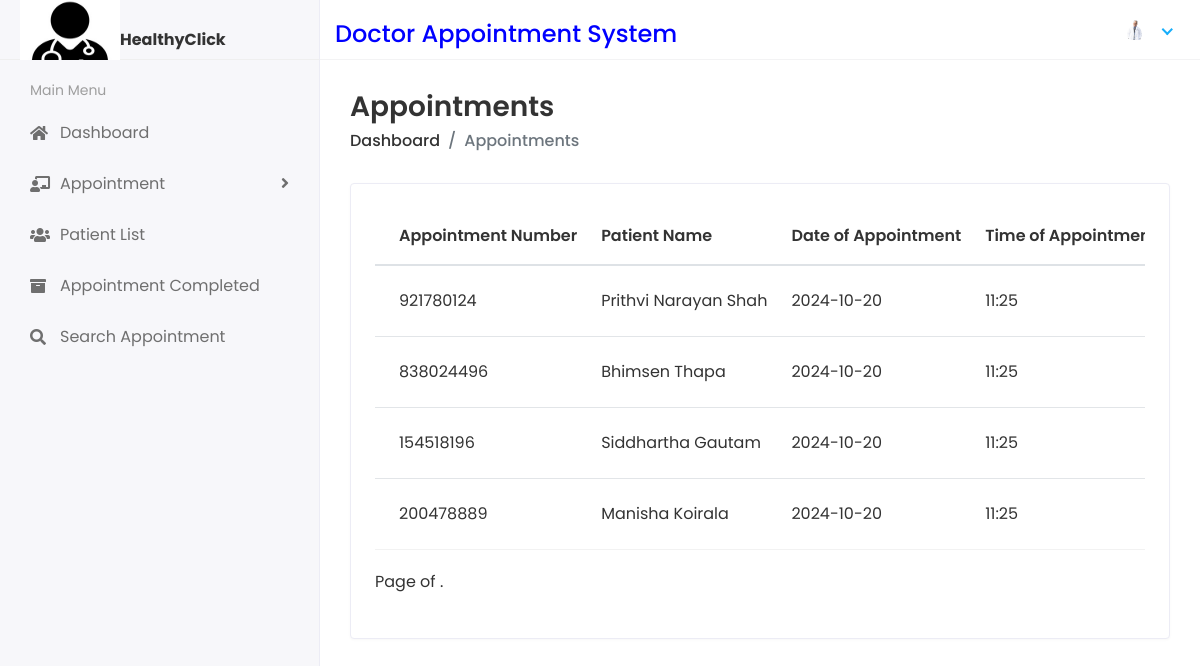
The app's page /DoctorPatientApprovedAppointment (signed in), older data.
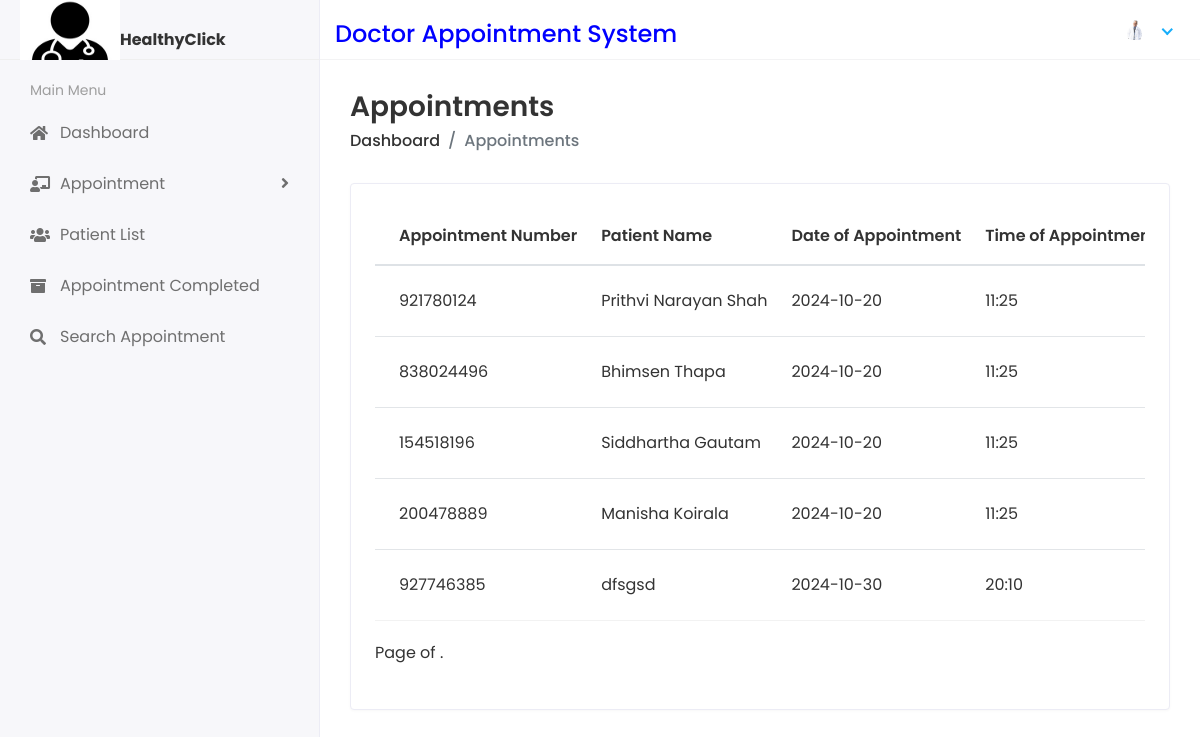
The same page, newer data.
### dasapp/models.py (models this page shows, shortened)
class Appointment(models.Model):
    appointmentnumber = models.IntegerField(default=0)
    fullname = models.CharField(max_length=250)
    mobilenumber = models.CharField(max_length=11)
    email = models.EmailField(max_length=100)
    date_of_appointment = models.CharField(max_length=250)
    time_of_appointment = models.CharField(max_length=250)
    doctor_id = models.ForeignKey(DoctorReg, on_delete=models.CASCADE)
    additional_msg = models.TextField(blank=True)
    remark = models.CharField(max_length=250, default=0)
    status = models.CharField(default=0, max_length=200)
    prescription = models.TextField(blank=True, default=0)
    recommendedtest = models.TextField(blank=True, default=0)
    created_at = models.DateTimeField(auto_now_add=True)
    updated_at = models.DateTimeField(auto_now=True)

### docappsystem/docviews.py (the view)
def Patient_Approved_Appointment(request):
    doctor_admin = request.user
    doctor_reg = DoctorReg.objects.get(admin=doctor_admin)
    patientdetails1 = Appointment.objects.filter(doctor_id=doctor_reg)
    paginator = Paginator(patientdetails1, 5)  # Show 5 appointments per page
    page = request.GET.get('page')
    try:
        patientdetails1_paginated = paginator.page(page)
    except PageNotAnInteger:
        patientdetails1_paginated = paginator.page(1)
    except EmptyPage:
        patientdetails1_paginated = paginator.page(paginator.num_pages)
    context = {
        'patientdetails1': patientdetails1_paginated,
    }
    return render(request, 'doc/patient_app_appointment.html', context)

### templates/doc/patient_app_appointment.html (shortened to what this page needs)
{% extends 'base.html' %}
{% block content %}
<div class="content container-fluid">
    <div class="page-header">
    <div class="row align-items-center">
    <div class="col">
    <h3 class="page-title">Appointments</h3>
    <ul class="breadcrumb">
    <li class="breadcrumb-item"><a href="{% url 'doctor_home' %}">Dashboard</a></li>
    <li class="breadcrumb-item active">Appointments</li>
    </ul>
    </div>
    </div>
    </div>
    <div class="row">
    <div class="col-sm-12">
    <div class="card card-table">
    <div class="card-body">
    <div class="table-responsive">
    <table class="table table-hover table-center mb-0 datatable">
    <thead>
    <tr>
    <th>Appointment Number</th>
    <th>Patient Name</th>
    <th>Date of Appointment</th>
    <th>Time of Appointment</th>
    </tr>
    </thead>
    <tbody>
        {% for i in patientdetails1 %}
    <tr>
    <td>{{i.appointmentnumber}}</td>
    <td>{{i.fullname}}</td>
    <td>{{i.date_of_appointment}}</td>
    <td>{{i.time_of_appointment}}</td>
    </tr> {% endfor %}
    </tbody>
    </table>
<div class="pagination" style="padding-top: 20px;padding-bottom: 20px;text-align: center;">
    <span class="step-links">
        <span class="current">
            Page {{ view_appointment.number }} of {{ view_appointment.paginator.num_pages }}.
        </span>
    </span>
</div>
    </div>
    </div>
    </div>
    </div>
    </div>
    </div>
{% endblock %}

Row changes from the older to the newer data that the page shows:
added Appointment: appointmentnumber "927746385", fullname "dfsgsd", date_of_appointment "2024-10-30", time_of_appointment "20:10"
